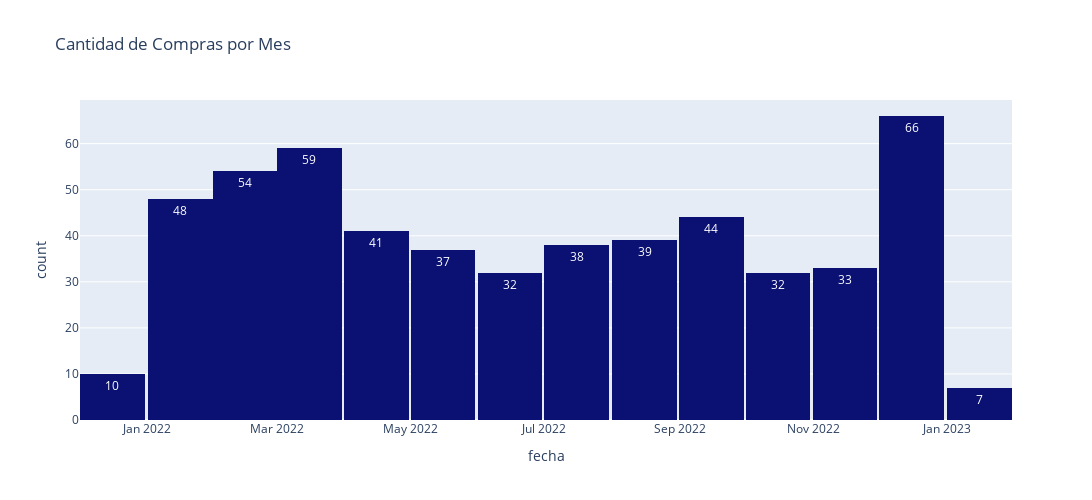

The notebook cell saved with this chart:
### Code cell
px.histogram(compra_cliente, x='fecha', text_auto=True,
             title='Cantidad de Compras por Mes',
             width=1100, height=500, color_discrete_sequence=['#0A1172'])

### Figure 1 — Plotly figure (JSON) as saved in the notebook; plotly's stock layout.template omitted (floating-point values rounded to 4 significant figures; data arrays with more than 128 entries replaced by an {"elided": "..."} marker saying what was removed)
{"data": [{"alignmentgroup": "True", "bingroup": "x", "hovertemplate": "fecha=%{x}<br>count=%{y}<extra></extra>", "legendgroup": "", "marker": {"color": "#0A1172", "pattern": {"shape": ""}}, "name": "", "offsetgroup": "", "orientation": "v", "showlegend": false, "texttemplate": "%{value}", "type": "histogram", "x": {"elided": "540 str values"}, "xaxis": "x", "yaxis": "y"}], "layout": {"barmode": "relative", "height": 500, "legend": {"tracegroupgap": 0}, "title": {"text": "Cantidad de Compras por Mes"}, "width": 1100, "xaxis": {"anchor": "y", "autorange": true, "domain": [0, 1], "range": ["2021-12-01 06:00", "2023-01-30 18:00"], "title": {"text": "fecha"}, "type": "date"}, "yaxis": {"anchor": "x", "autorange": true, "domain": [0, 1], "range": [0, 69.47], "title": {"text": "count"}}}}
